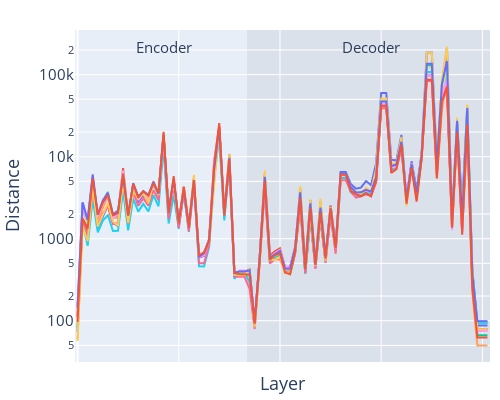
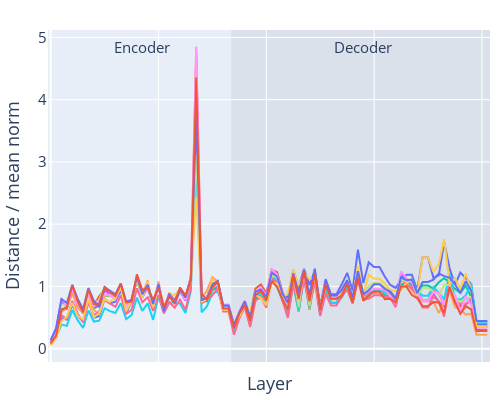

Notebook code cell kept with these figures, in order:
### Code cell
# Plot the distances
for normalize in (False, True):

    if normalize:
        ys = distances.T / mean_norms
    else:
        ys = distances.T

    fig = go.Figure()
    for dist in ys:
        fig.add_trace(go.Scatter(
            y=(dist).cpu(),
            mode='lines',
        ))

    annotate_modules(fig, cache.keys(), has_classifier=False)
    fig.update_xaxes(title_text="Layer", showticklabels=False)
    fig.update_yaxes(title_text="Distance" if not normalize else "Distance / mean norm",
                     type="linear" if normalize else "log")

    fig.update_layout(
        width=500,
        height=400,
        font_size=15,
        margin=dict(l=10, r=10, b=10, t=30),
        showlegend=False,
        coloraxis_showscale=False,
    )
    save(fig, "ae_attack_distances" + ("_normalized" if normalize else ""))
    fig.show()
